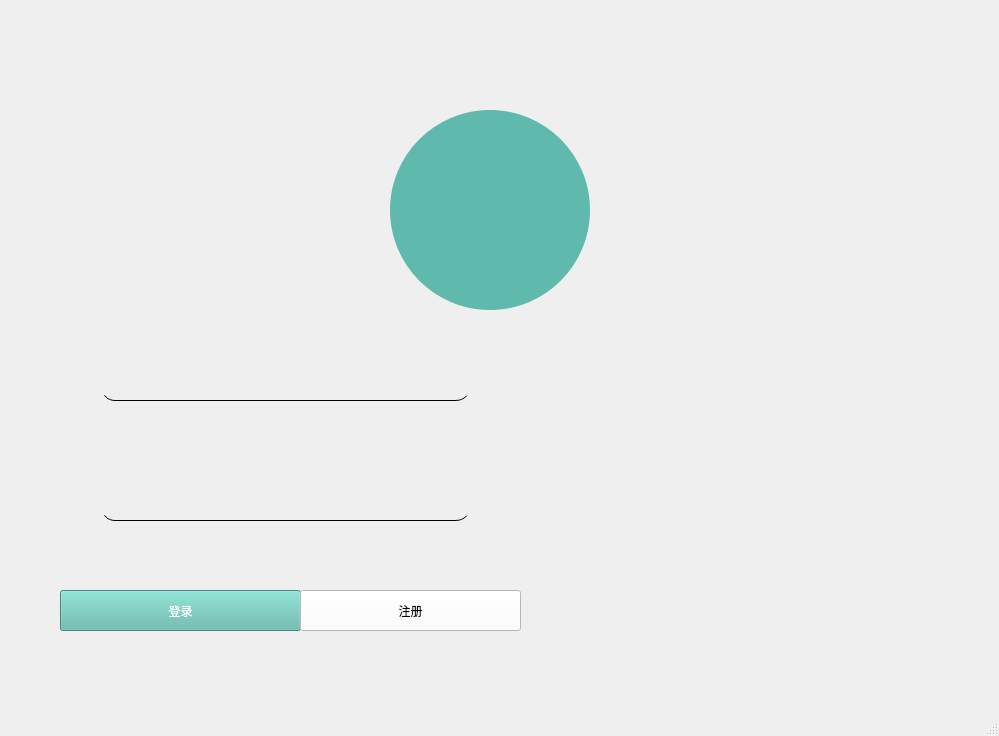
<?xml version="1.0" encoding="UTF-8"?>
<ui version="4.0">
 <class>Login</class>
 <widget class="QMainWindow" name="Login">
  <property name="geometry">
   <rect>
    <x>0</x>
    <y>0</y>
    <width>999</width>
    <height>736</height>
   </rect>
  </property>
  <property name="windowTitle">
   <string>MainWindow</string>
  </property>
  <property name="styleSheet">
   <string notr="true"/>
  </property>
  <widget class="QWidget" name="centralwidget">
   <widget class="QLineEdit" name="name">
    <property name="geometry">
     <rect>
      <x>100</x>
      <y>360</y>
      <width>371</width>
      <height>41</height>
     </rect>
    </property>
    <property name="styleSheet">
     <string notr="true">border-color: rgb(0, 0, 0);
border-top-left-radius:15px;border-top-right-radius:15px;
border-bottom-left-radius:15px;border-bottom-right-radius:15px;

background: transparent;color:black;font-size:12px;font-family:Microsoft YaHei;
border-width:1px;border-style:none none solid none;border-color:black;</string>
    </property>
    <property name="text">
     <string/>
    </property>
   </widget>
   <widget class="QLineEdit" name="password">
    <property name="geometry">
     <rect>
      <x>100</x>
      <y>480</y>
      <width>371</width>
      <height>41</height>
     </rect>
    </property>
    <property name="styleSheet">
     <string notr="true">border-color: rgb(0, 0, 0);
border-top-left-radius:15px;border-top-right-radius:15px;
border-bottom-left-radius:15px;border-bottom-right-radius:15px;

background: transparent;color:black;font-size:12px;font-family:Microsoft YaHei;
border-width:1px;border-style:none none solid none;border-color:black;</string>
    </property>
    <property name="text">
     <string/>
    </property>
   </widget>
   <widget class="QPushButton" name="push">
    <property name="geometry">
     <rect>
      <x>60</x>
      <y>590</y>
      <width>241</width>
      <height>41</height>
     </rect>
    </property>
    <property name="styleSheet">
     <string notr="true">background-color: rgb(95, 185, 172);
font: 8pt &quot;黑体&quot;;
color: rgb(255, 255, 255);</string>
    </property>
    <property name="text">
     <string>登录</string>
    </property>
   </widget>
   <widget class="QLabel" name="mov">
    <property name="geometry">
     <rect>
      <x>40</x>
      <y>80</y>
      <width>431</width>
      <height>271</height>
     </rect>
    </property>
    <property name="text">
     <string/>
    </property>
   </widget>
   <widget class="QPushButton" name="pushButton">
    <property name="geometry">
     <rect>
      <x>300</x>
      <y>590</y>
      <width>221</width>
      <height>41</height>
     </rect>
    </property>
    <property name="styleSheet">
     <string notr="true">background-color: rgb(255, 255, 255);</string>
    </property>
    <property name="text">
     <string>注册</string>
    </property>
   </widget>
   <widget class="QLabel" name="label_4">
    <property name="geometry">
     <rect>
      <x>40</x>
      <y>270</y>
      <width>511</width>
      <height>401</height>
     </rect>
    </property>
    <property name="styleSheet">
     <string notr="true">border-top-left-radius:15px;border-top-right-radius:15px;
border-bottom-left-radius:15px;border-bottom-right-radius:15px;
background-color: white;

void mak(){
 QPalette pal = palette(); 
 pal.setColor(QPalette::Background, QColor(0x00,0xff,0x00,0x00)); 
 setPalette(pal);
}

mak();</string>
    </property>
    <property name="text">
     <string/>
    </property>
   </widget>
   <widget class="QLabel" name="circle5">
    <property name="geometry">
     <rect>
      <x>390</x>
      <y>110</y>
      <width>200</width>
      <height>200</height>
     </rect>
    </property>
    <property name="styleSheet">
     <string notr="true"> min-width:  200px;
    max-width:  200px;
    min-height: 200px;
    max-height: 200px;
   border-radius: 100px;
    border-width: 0 0 0 0;

background-color:rgb(95, 185, 172)</string>
    </property>
    <property name="text">
     <string/>
    </property>
   </widget>
   <widget class="QLabel" name="label">
    <property name="geometry">
     <rect>
      <x>-30</x>
      <y>10</y>
      <width>951</width>
      <height>681</height>
     </rect>
    </property>
    <property name="styleSheet">
     <string notr="true"/>
    </property>
    <property name="text">
     <string/>
    </property>
   </widget>
   <zorder>label</zorder>
   <zorder>circle5</zorder>
   <zorder>label_4</zorder>
   <zorder>push</zorder>
   <zorder>pushButton</zorder>
   <zorder>name</zorder>
   <zorder>password</zorder>
   <zorder>mov</zorder>
  </widget>
  <widget class="QMenuBar" name="menubar">
   <property name="geometry">
    <rect>
     <x>0</x>
     <y>0</y>
     <width>999</width>
     <height>17</height>
    </rect>
   </property>
  </widget>
  <widget class="QStatusBar" name="statusbar"/>
 </widget>
 <resources/>
 <connections/>
</ui>
